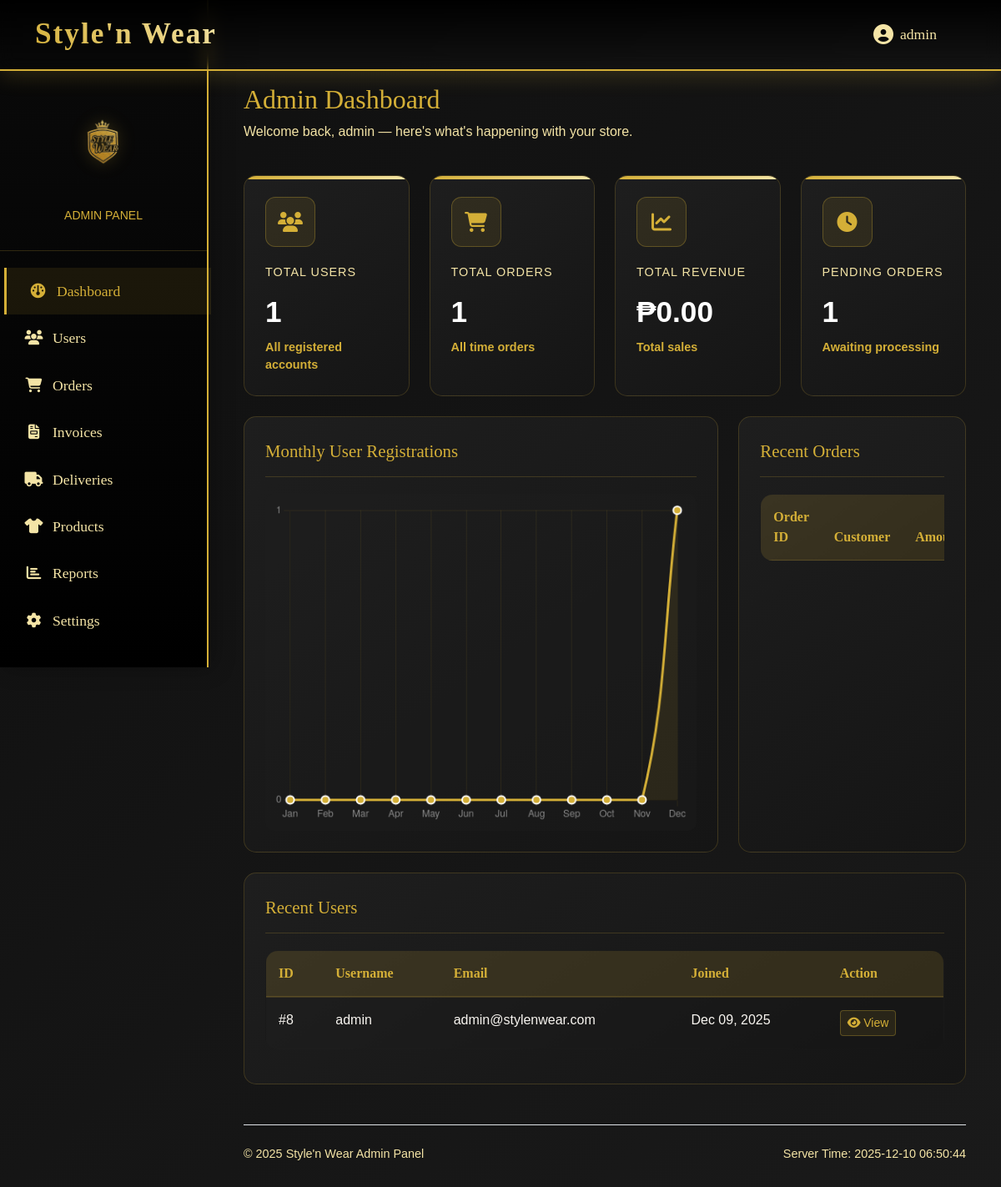
Page /Admin/dashboard.php (signed in) on the committed database.
### tables this page shows
CREATE TABLE `users` (
  `user_id` int(11) NOT NULL,
  `fullname` varchar(100) NOT NULL,
  `username` varchar(50) NOT NULL,
  `password_hash` varchar(255) NOT NULL,
  `email` varchar(150) NOT NULL,
  `date_joined` timestamp NOT NULL DEFAULT current_timestamp()
);

### Admin/dashboard.php (the view, shortened to what this page needs)
<?php
$host = 'localhost';
$dbname = 'stylenwear_db';
$username = 'root';
$password = '';
try {
    $pdo = new PDO("mysql:host=$host;dbname=$dbname", $username, $password);
    $pdo->setAttribute(PDO::ATTR_ERRMODE, PDO::ERRMODE_EXCEPTION);
    $dbConnected = true;
} catch (PDOException $e) {
    $dbConnected = false;
    $pdo = null;
}
function fetchCountOrFallback($pdo = null, $sql = '', $fallback = 0) {
    try {
        $stmt = $pdo->query($sql);
        $val = $stmt->fetchColumn();
        return (int)$val;
    } catch (Throwable $e) {
        return $fallback;
    }
}
if ($dbConnected) {
    $totalUsers = fetchCountOrFallback($pdo, "SELECT COUNT(*) FROM users", 0);
    $totalOrders = fetchCountOrFallback($pdo, "SELECT COUNT(*) FROM orders WHERE status != 'cancelled'", 0);
    $totalRevenue = fetchCountOrFallback($pdo, "SELECT COALESCE(SUM(total_amount), 0) FROM orders WHERE status IN ('completed', 'paid', 'shipped')", 0);
    $pendingOrders = fetchCountOrFallback($pdo, "SELECT COUNT(*) FROM orders WHERE status = 'pending'", 0);
}
$usersRows = [];
if ($dbConnected) {
    try {
        $stmt = $pdo->query("SELECT user_id as id, fullname as username, email, date_joined as created_at FROM users ORDER BY date_joined DESC LIMIT 8");
        $usersRows = $stmt->fetchAll(PDO::FETCH_ASSOC);
    } catch (Throwable $e) {
        $usersRows = [];
    }
}
$monthlyData = array_fill(0, 12, 0);
if ($dbConnected) {
    try {
        $sql = "SELECT MONTH(date_joined) as month_number, COUNT(*) as user_count FROM users GROUP BY MONTH(date_joined) ORDER BY month_number";
        $stmt = $pdo->query($sql);
        $results = $stmt->fetchAll(PDO::FETCH_ASSOC);
        foreach ($results as $row) {
            $monthIndex = $row['month_number'] - 1;
            $monthlyData[$monthIndex] = (int)$row['user_count'];
        }
    } catch (Throwable $e) {
    }
}
$jsMonthlyData = json_encode($monthlyData);
function e($s) {
    return htmlspecialchars((string)$s, ENT_QUOTES | ENT_SUBSTITUTE, 'UTF-8');
}
?>
<!DOCTYPE html>
<html lang="en">
<head>
    <link href="https://cdn.jsdelivr.net/npm/bootstrap@5.3.0/dist/css/bootstrap.min.css" rel="stylesheet">
    <link rel="stylesheet" href="https://cdnjs.cloudflare.com/ajax/libs/font-awesome/6.4.0/css/all.min.css">
    <link rel="stylesheet" href=../css/dashboard-style.css>
</head>
<body>
    <nav class="luxury-header">
        <div class="container">
            <div class="d-flex justify-content-between align-items-center">
                <div class="brand-title">
                    Style'n Wear
                </div>
                <div class="d-flex align-items-center">
                    <div class="dropdown">
                        <a href="#" class="nav-link d-flex align-items-center" data-bs-toggle="dropdown">
                            <i class="fas fa-user-circle me-2" style="font-size: 1.5rem;"></i>
                            <span><?php echo e($_SESSION['admin_name'] ?? 'Admin'); ?></span>
                        </a>
                    </div>
                </div>
            </div>
        </div>
    </nav>
    <aside class="admin-sidebar">
        <div class="sidebar-logo">
            <img src="../image/stylenwear.png" alt="Style'n Wear Logo">
            <div class="mt-3 text-gold" style="color: var(--gold);">
                <small>ADMIN PANEL</small>
            </div>
        </div>
        <div class="sidebar-menu">
            <a href="dashboard.php" class="sidebar-item active">
                <i class="fas fa-dashboard"></i>Dashboard
            </a>
            <a href="users.php" class="sidebar-item">
                <i class="fas fa-users"></i>Users
            </a>
            <a href="orders.php" class="sidebar-item">
                <i class="fas fa-shopping-cart"></i>Orders
            </a>
            <a href="invoice_list.php" class="sidebar-item">
                <i class="fas fa-file-invoice"></i>Invoices
            </a>
            <a href="deliveries.php" class="sidebar-item">
                <i class="fas fa-truck"></i>Deliveries
            </a>
            <a href="products.php" class="sidebar-item">
                <i class="fas fa-tshirt"></i>Products
            </a>
            <a href="reports.php" class="sidebar-item">
                <i class="fas fa-chart-bar"></i>Reports
            </a>
            <a href="settings.php" class="sidebar-item">
                <i class="fas fa-cog"></i>Settings
            </a>
        </div>
    </aside>
    <main class="admin-content">
        <div class="container-fluid">
            <div class="row mb-4">
                <div class="col">
                    <h2 style="color: var(--gold); font-family: 'Cinzel', serif;">Admin Dashboard</h2>
                    <p style="color: var(--gold-light);">Welcome back, <?php echo e($_SESSION['admin_name'] ?? 'Administrator'); ?> — here's what's happening with your store.</p>
                </div>
            </div>
            <div class="row g-4 mb-4">
                <div class="col-md-3">
                    <div class="dashboard-card">
                        <div class="card-icon">
                            <i class="fas fa-users"></i>
                        </div>
                        <div class="card-title">Total Users</div>
                        <div class="card-value"><?php echo e($totalUsers); ?></div>
                        <div class="card-growth">All registered accounts</div>
                    </div>
                </div>
                <div class="col-md-3">
                    <div class="dashboard-card">
                        <div class="card-icon">
                            <i class="fas fa-shopping-cart"></i>
                        </div>
                        <div class="card-title">Total Orders</div>
                        <div class="card-value"><?php echo e($totalOrders); ?></div>
                        <div class="card-growth">All time orders</div>
                    </div>
                </div>
                <div class="col-md-3">
                    <div class="dashboard-card">
                        <div class="card-icon">
                            <i class="fas fa-chart-line"></i>
                        </div>
                        <div class="card-title">Total Revenue</div>
                        <div class="card-value">₱<?php echo e(number_format($totalRevenue, 2)); ?></div>
                        <div class="card-growth">Total sales</div>
                    </div>
                </div>
                <div class="col-md-3">
                    <div class="dashboard-card">
                        <div class="card-icon">
                            <i class="fas fa-clock"></i>
                        </div>
                        <div class="card-title">Pending Orders</div>
                        <div class="card-value"><?php echo e($pendingOrders); ?></div>
                        <div class="card-growth">Awaiting processing</div>
                    </div>
                </div>
            </div>
            <div class="row g-4">
                <div class="col-lg-8">
                    <div class="chart-card">
                        <div class="chart-title">Monthly User Registrations</div>
                        <canvas id="usersChart" height="250"></canvas>
                    </div>
                </div>
                <div class="col-lg-4">
                    <div class="chart-card">
                        <div class="chart-title">Recent Orders</div>
                        <div class="table-responsive">
                            <table class="table admin-table">
                                <thead>
                                    <tr>
                                        <th>Order ID</th>
                                        <th>Customer</th>
                                        <th>Amount</th>
                                    </tr>
                                </thead>
                            </table>
                        </div>
                    </div>
                </div>
            </div>
            <div class="row mt-4">
                <div class="col-12">
                    <div class="chart-card">
                        <div class="chart-title">Recent Users</div>
                        <div class="table-responsive">
                            <table class="table admin-table">
                                <thead>
                                    <tr>
                                        <th>ID</th>
                                        <th>Username</th>
                                        <th>Email</th>
                                        <th>Joined</th>
                                        <th>Action</th>
                                    </tr>
                                </thead>
                                <tbody>
                                    <?php foreach ($usersRows as $user): ?>
                                    <tr>
                                        <td>#<?php echo e($user['id']); ?></td>
                                        <td><?php echo e($user['username']); ?></td>
                                        <td><?php echo e($user['email']); ?></td>
                                        <td><?php echo e(date('M d, Y', strtotime($user['created_at']))); ?></td>
                                        <td>
                                            <button class="btn btn-sm" style="background: rgba(212, 175, 55, 0.1); color: var(--gold); border: 1px solid rgba(212, 175, 55, 0.3);">
                                                <i class="fas fa-eye"></i> View
                                            </button>
                                        </td>
                                    </tr>
                                    <?php endforeach; ?>
                                </tbody>
                            </table>
                        </div>
                    </div>
                </div>
            </div>
            <footer class="mt-5 pt-4 border-top" style="border-color: rgba(212, 175, 55, 0.2);">
                <div class="d-flex justify-content-between" style="color: var(--gold-light); font-size: 0.9rem;">
                    <div>© <?php echo date('Y'); ?> Style'n Wear Admin Panel</div>
                    <div>Server Time: <?php echo date('Y-m-d H:i:s'); ?></div>
                </div>
            </footer>
        </div>
    </main>
    <script>
        // User Registration Chart
        const ctx = document.getElementById('usersChart').getContext('2d');
        const labels = ['Jan', 'Feb', 'Mar', 'Apr', 'May', 'Jun', 'Jul', 'Aug', 'Sep', 'Oct', 'Nov', 'Dec'];
        const data = {
            labels,
            datasets: [{
                label: 'User Registrations',
                data: <?php echo $jsMonthlyData; ?>,
                fill: true,
                tension: 0.4,
                borderColor: '#d4af37',
                backgroundColor: 'rgba(212, 175, 55, 0.1)',
                pointBackgroundColor: '#d4af37',
                pointBorderColor: '#fff',
                pointBorderWidth: 2,
                pointRadius: 5
            }]
        };
        const config = {
            type: 'line',
            data,
            options: {
                responsive: true,
                plugins: {
                    legend: {
                        display: false
                    },
                    tooltip: {
                        backgroundColor: 'rgba(30, 30, 30, 0.9)',
                        titleColor: '#d4af37',
                        bodyColor: '#f8f5f0',
                        borderColor: '#d4af37',
                        borderWidth: 1,
                        callbacks: {
                            label: function(context) {
                                return `Users: ${context.parsed.y}`;
                            }
                        }
                    }
                },
                scales: {
                    y: {
                        beginAtZero: true,
                        ticks: {
                            color: '#888',
                            stepSize: 1
                        },
                        grid: {
                            color: 'rgba(212, 175, 55, 0.1)'
                        }
                    },
                    x: {
                        ticks: {
                            color: '#888'
                        },
                        grid: {
                            color: 'rgba(212, 175, 55, 0.1)'
                        }
                    }
                }
            }
        };
        new Chart(ctx, config);
    </script>
</body>
</html>

### rows in the picture
users: user_id "8", fullname "admin", email "admin@stylenwear.com", date_joined "Dec 09, 2025"

### other values in the picture
$_SESSION['admin_name'] "admin"
$totalUsers "1"
$totalOrders "1"
$totalRevenue "0.00"
$pendingOrders "1"
chart data {{ $jsMonthlyData }} [0,0,0,0,0,0,0,0,0,0,0,1]
